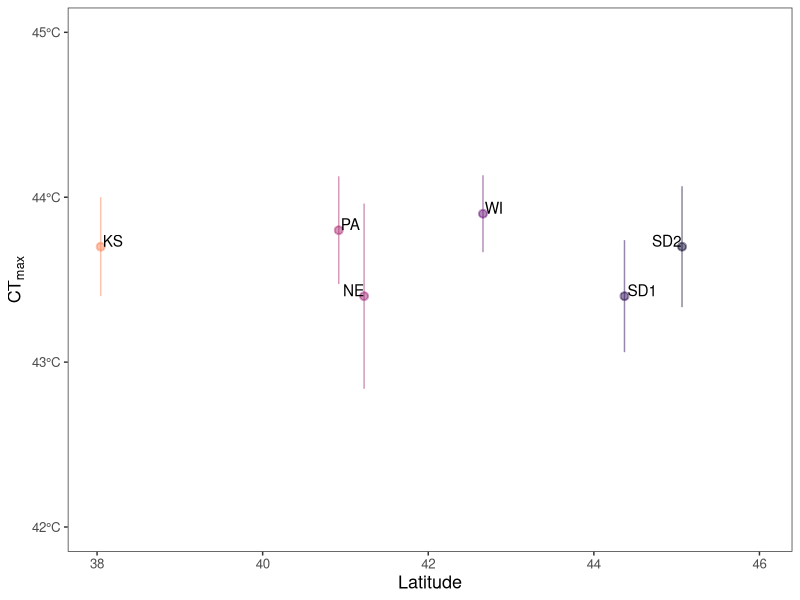
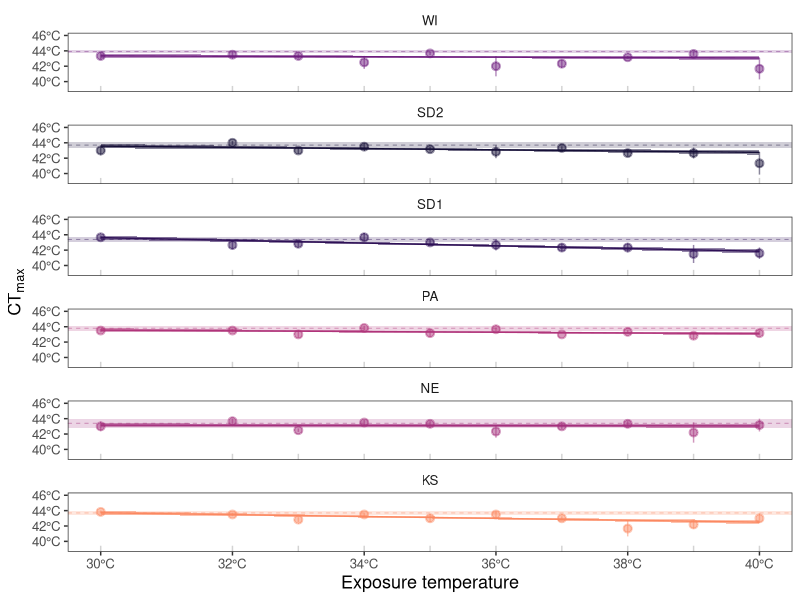

These charts were generated, in order, by the following R code:
#====load====
library(tidyverse)
library(lme4)
library(segmented)

addC = function(x,...){format(paste0(x, "°C"))} # add degrees C to axis

#====aesthetics====
theme_set(theme_bw()+
            theme(panel.grid = element_blank(),
                  strip.background = element_blank(),
                  legend.position = "top",
                  text = element_text(size = 12),
                  axis.title = element_text(size = 13),
                  legend.spacing = unit(0,units = 'points'),
                  legend.margin = margin(c(1,5,5,5)),
                  legend.box.spacing = unit(0, units = "points")))

#====read preliminary data====
tcrit <- read_csv("wcr_temp2024.csv")

#====prepare CTmax data=====
tcrit <- tcrit %>% 
  mutate(ctmax = as.numeric(ctmax),
         pre_temp = as.numeric(pre_temp)) 

#====Do control rootworm collected from different latitudes show differences in CTmax?====
# subset data
ctrls <- tcrit %>% filter(control == 1)

#average for each line
ctrls_summary <- ctrls %>% group_by(line, lat, BIO1, BIO5, BIO7, BIO10) %>% summarise(mean = mean(ctmax), se = sd(ctmax)/sqrt(n()), pre_temp = NA)

# fit model
ctrlm <- lm(mean~lat, data = ctrls_summary)  
summary(ctrlm)

#====How does pre-assay temperature exposure affect CTmax?====
tc_summary <- tcrit %>% 
  filter(control != 1,
         !is.na(ctmax)) %>% 
  group_by(line, pre_temp, lat, BIO1, BIO10, BIO5, BIO7) %>% 
  summarise(se = sd(ctmax)/sqrt(n()),
            lower = quantile(ctmax, 1-0.75),
            upper = quantile(ctmax, 0.75),
            median = median(ctmax),
            mean = mean(ctmax)) %>% 
  ungroup %>% 
  mutate(se_weight = (max(se)-se)/max(se))

# breakpoint
lmod <- lm(mean~pre_temp*line, weight = se_weight, data = tc_summary)
davies.test(lmod, ~pre_temp) # non significant davies test suggests no evidence for breakpoint

# get model results from linear model
summary(lmod)
car::Anova(lmod)

#####FIGURES#####
#====plot 1====

p1 <- ctrls_summary %>% 
  ungroup %>% 
  mutate(hjust = c(-0.1, 1, -0.1, -0.1, 1, -0.1)) %>% 
  ggplot()+
  geom_pointrange(aes(x = lat, y = mean, col = lat, ymin = mean - se, ymax = mean + se), alpha = 0.5)+
  geom_text(aes(x = lat, y = mean, label = line, hjust = hjust), vjust = 0)+
  labs(x = "Latitude",
       y = expression("CT"["max"]),
       color = "Source latitude",
       fill = "Source latitude")+
  scale_y_continuous(limits = c(42, 45), labels = addC)+
  scale_x_continuous(limits = c(NA, 46))+
  scale_color_viridis_c(option = "magma", end = 0.75, begin = 0.1, direction = -1)+
  scale_fill_viridis_c(option = "magma", end = 0.75, begin = 0.1, direction = -1) +
  theme(legend.position = "none")

# ggsave(plot = p1, width = 3, height = 3,dpi = 650, units = "in", filename = "latCTmax.pdf")

# fig.2
p2 <- tc_summary %>% 
  mutate(fit = predict(lmod, newdata = .),
         fit.se = predict(lmod, newdata = ., se = TRUE)$se) %>% 
  ggplot()+
  facet_wrap(~fct_rev(line), ncol = 1) +
  # data
  geom_pointrange(aes(x = pre_temp, y = mean, col = lat, ymin = mean - se, ymax = mean + se), alpha = 0.5) +
  # linear model fit
  geom_line(aes(x = pre_temp, y = fit, col = lat)) +
  geom_ribbon(aes(x = pre_temp, y = fit, ymin = fit - fit.se, ymax = fit + fit.se, fill = lat), alpha = 0.5) +
  # starting CTmax
  geom_rect(aes(fill = lat, xmin = -Inf, xmax = Inf, ymin = mean - se, ymax = mean + se, ), alpha = 0.2, data = ctrls_summary) +
  geom_hline(aes(col = lat,  yintercept = mean), linetype = "dashed", alpha = 0.5, linewidth = 0.3, data = ctrls_summary) +
  # aesthetics
  labs(x = "Exposure temperature",
       y = expression("CT"["max"]),
       color = "Source latitude",
       fill = "Source latitude")+
  scale_x_continuous(breaks = scales::pretty_breaks(), labels = addC)+
  scale_y_continuous(limits = c(39, 46), labels = addC)+
  geom_rug(aes(x = pre_temp), length = unit(0.3, "lines"), sides = "b", col = "lightgray")+
  scale_color_viridis_c(option = "magma", end = 0.75, begin = 0.1, direction = -1)+
  scale_fill_viridis_c(option = "magma", end = 0.75, begin = 0.1, direction = -1) +
  theme(legend.position = "none",
        legend.key.height = unit(0.5, "lines"),
        legend.title = element_text(vjust = 1))


# ggsave(plot = p2, width = 3, height = 8,dpi = 650, units = "in", filename = "exposure_plot.pdf")
